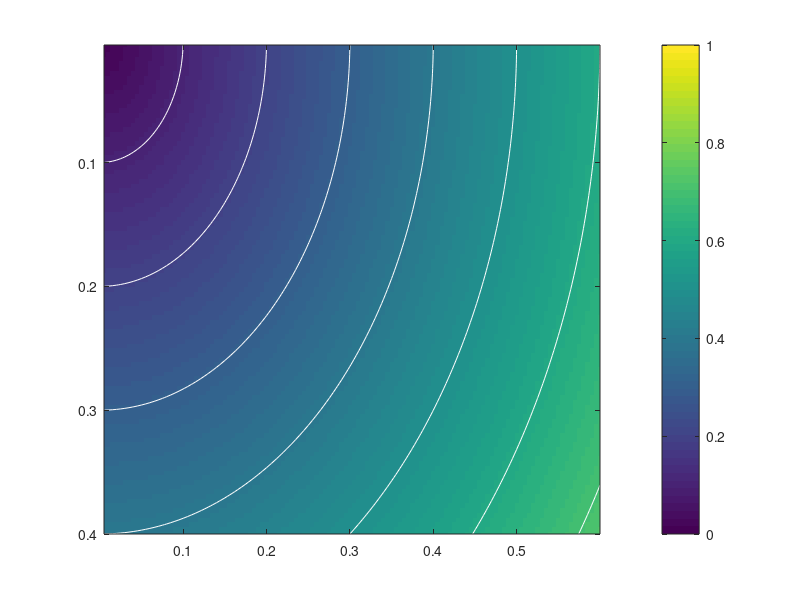

Here is the MATLAB script that generated this plot: (Note: this script raises an error after producing the figure.)

% A script demonstrating uncertainties in penetration,
%  
%  AUTHOR: Timothy Sipkens: 2022-04-29

clear;
close all;
clc;
addpath cmap;

P = 0.9;  % penetration
N1 = 2e4;  % upstream number
N2 = P .* N1;  % downstream number

% Size of grid.
% n1 = 20;
% n2 = 21;
n1 = 105;
n2 = 120;

s1 = linspace(0.005, 0.4, n1);  % relative error, std(N1)/N1
s2 = linspace(0.005, 0.6, n2);  % relative error, std(N2)/N2



%%
% FIG 1. Linear error propagation (LUP) intervals.
sp_lup = sqrt(s1'.^2 + s2.^2);  % LUP
figure(1);
imagesc(s2, s1, sp_lup);
hold on;
contour(s2, s1, sp_lup, 0:0.1:1.1, 'w');
hold off;

% Format plot.
colorbar;
caxis([0, 1]);
addpath('cmap');
colormap(internet);
set(gca, 'YDir', 'normal');
ylabel('se(N_1)/N_1');
xlabel('se(N_2)/N_2');



%%
% FIG. 2. Monte Carlo intervals.
% Loop over std(N1)/N1 and std(N2)/N2.
sp_prct = [];
sp_std = [];
ps = {};
smpl = {};
ns = 1e4;
for jj=1:n2
    for ii=1:n1
        [~, ~, smpl{ii,jj}, ps{ii,jj}] = uq.mc([N1, N2], ...
            [s1(ii) * N1, s2(jj) * N2], ...
            @(x) x(2,:) ./ x(1,:), 1e4);
        % [~, ~, smpl, ps] = uq.mc_pois([N1, N2], ...
        %     [s1(ii), s2(jj)], ...
        %     @(x) x(2,:) ./ x(1,:), 1e4);
        
        ps2 = ps;
        ps2{ii,jj}(any(smpl{ii,jj} < eps)) = []; % remove negative number concentrations
        ps2{ii,jj} = rmoutliers(ps2{ii,jj}, 'median', 'ThresholdFactor', 20);
        
        % Average percentile intervals to approx. std. dev.
        sp_prct(ii,jj) = (prctile(ps2{ii,jj}, 83) - prctile(ps2{ii,jj}, 17)) ./ P ./ 2;
        sp_std(ii,jj) = std(ps2{ii,jj});
        sk(ii,jj) = skewness(ps2{ii,jj});
    end
end

figure(2);
imagesc(s2, s1, sp_std);
hold on;
contour(s2, s1, sp_std, 0:0.1:1.1, 'w');
hold off;

% Format plot.
colorbar;
caxis([0, 1]);
addpath('cmap');
colormap(internet);
set(gca, 'YDir', 'normal');
ylabel('se(N_1)/N_1');
xlabel('se(N_2)/N_2');


figure(3);
imagesc(s2, s1, sk);
hold on;
contour(s2, s1, sk, -0.4:0.4:5, 'k');
hold off;

% Format plot.
colorbar;
addpath('cmap');
colormap(flipud(internet));
set(gca, 'YDir', 'normal');
ylabel('se(N_1)/N_1');
xlabel('se(N_2)/N_2');


figure(4);
imagesc(s2, s1, (sp_std - sp_lup) ./ sp_lup);
hold on;
contour(s2, s1, (sp_std - sp_lup) ./ sp_lup, -1:0.1:1, 'k');
hold off;

% Format plot.
colorbar;
cmax = max(max((sp_std - sp_lup) ./ sp_lup));
clim([-cmax, cmax])
addpath('cmap');
colormap(curl);
set(gca, 'YDir', 'normal');
ylabel('se(N_1)/N_1');
xlabel('se(N_2)/N_2');


% Plot mapping Nup to penetration.
n1 = ceil(size(smpl,1)/2);
n2 = ceil(size(smpl,2)/2);
l = length(smpl{n1,n2}(1,:));
[y, idx] = sort(smpl{n1,n2}(1,:) ./ mean(smpl{n1,n2}(1,:)));

nc = 200;
cm = internet(nc);
ys = std(y);
ym = mean(y);
yc = (y - ym) ./ ys;
yc = min(3, max(-3, yc));
yc = ceil((0.5 + yc ./ 6) .* nc + eps);

figure(5);
subplot(1,5,2:4);
for ii=1:5:l
    plot([0;1], [y(ii); ps{n1,n2}(1,idx(ii))], ...
        'Color', [cm(ceil(ii ./ l .* 200),:), 0.2], 'LineWidth', 1);
    hold on;
end
hold off;
xlim([0, 1]);
ylim([0, 2.2]);

% Plot left panel.
subplot(1,5,1);
[yh,xh] = histcounts(smpl{end,end}(1,:) ./ mean(smpl{end,end}(1,:)));
stairs([yh,0], xh, 'k');
set(gca, 'XDir', 'reverse','xtick',[]);
ylim([0, 2.2]);
xlabel('No. of samples');
ylabel('N_1 / mean(N_1)');

% Plot right panel.
subplot(1,5,5);
[yh,xh] = histcounts(ps{n1,n2}(1,:));
stairs([yh,0], xh, 'k');
set(gca,'YAxisLocation','right','xtick',[]);
ylim([0, 2.2]);
xlabel('No. of samples');
ylabel('Penetration');
